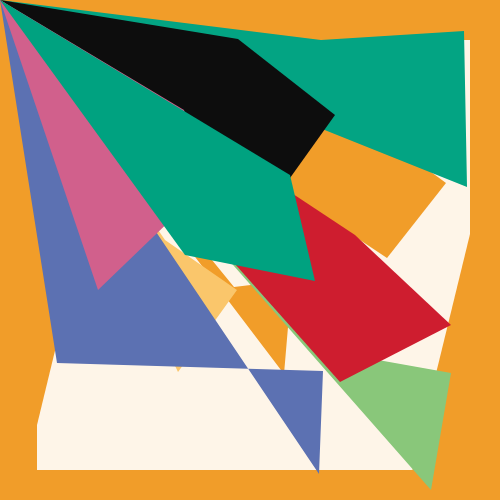
Frame 1 (no input)
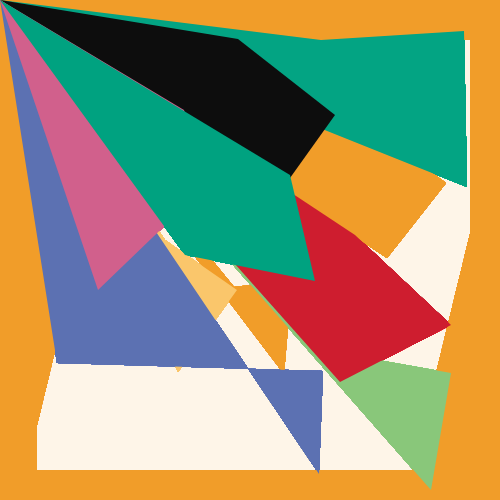
Frame 60 (no input)
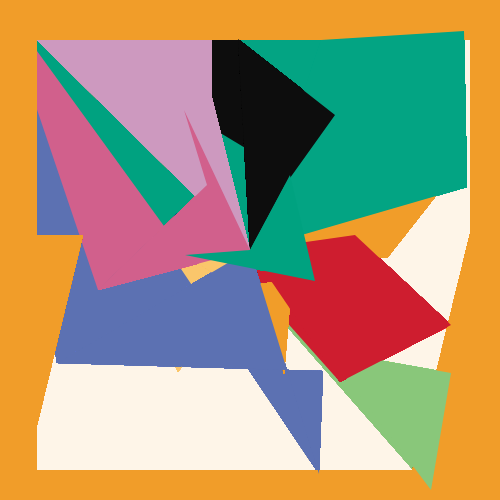
Frame 120 (the mouse pressed at the canvas centre since frame 60)

The p5.js sketch that drew these frames (run headless with seeded random() and noise() and a simulated clock; from frame 60 on, the mouse is pressed at the canvas centre):

// p5.js sketch
// ── sketch.js
function setup() {
  createCanvas(500,500);
  background(254,245,232);
}


function draw() {

  //Borders
  fill(241,157,41);
  noStroke();
  rect(0,0,500,40);
  
  fill(241,157,41);
  noStroke();
  rect(0,0,37,500);
  
  fill(241,157,41);
  noStroke();
  rect(0,470,500,30);
  
  fill(241,157,41);
  noStroke();
  rect(470,0,30,500);
  
  fill(241,157,41);
  triangle(471, 230, 471, 480, 410, 480);
  noStroke();
  
  
  //triangles
  fill(241,157,41);
  triangle(37, 235, 83, 235, 37, 425);
  noStroke();
  
  //quads
  fill(241,157,41);
  quad(mouseX, mouseY, 234, 287, 292, 280, 284, 374, 223, 372);
  noStroke();
  
  fill(241,157,41);
  quad(mouseX, mouseY,408, 155, 446, 183, 387, 258, 355, 235);
  noStroke();
  
   //Light orange
  fill(250,198,107);
  quad(mouseX, mouseY, 165, 240, 237, 290, 178, 372, 105, 320);
  noStroke();
  
  //Blue rectangle
  fill(92,113,178);
  quad(mouseX, mouseY, 57, 363, 323, 371, 319, 474, 53, 472);
  noStroke();
  
  //Lilac shape
  fill(205,153,191);
  quad(mouseX, mouseY, 37, 40, 212, 40, 212, 98, 37, 134);
  noStroke();
 
 //Emerald Shape
  fill(3,164,131);
  quad(mouseX, mouseY, 321, 40, 464, 31, 467, 187, 327, 150);
  noStroke();
  
  //Black Shape
  fill(13,13,13);
  quad(mouseX, mouseY, 238, 39, 335, 115, 285, 185, 180, 116);
  noStroke();
  
  //Magenta Shape
  fill(209,96,140);
  quad(mouseX, mouseY, 184, 110, 207, 185, 98, 290, 51, 150);
  noStroke();
  
  //Lime Green Shape
  fill(137,199,122);
  quad(mouseX, mouseY, 322, 350, 451, 373, 431, 490, 341, 474);
  noStroke();
  
  //Red Shape
  fill(206,29,47);
  quad(mouseX, mouseY, 355, 235, 451, 325, 340, 382, 285, 265);
  noStroke();
  
  //Middle Emerald Shape
  fill(0,162,128);
  quad(mouseX, mouseY, 290, 175, 315, 281, 185, 255, 209, 190);
  noStroke();
}
  
